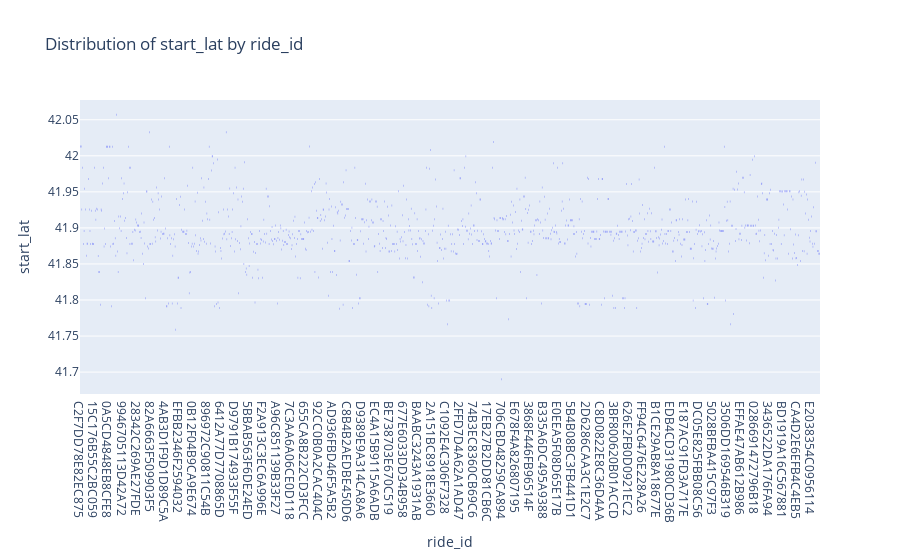
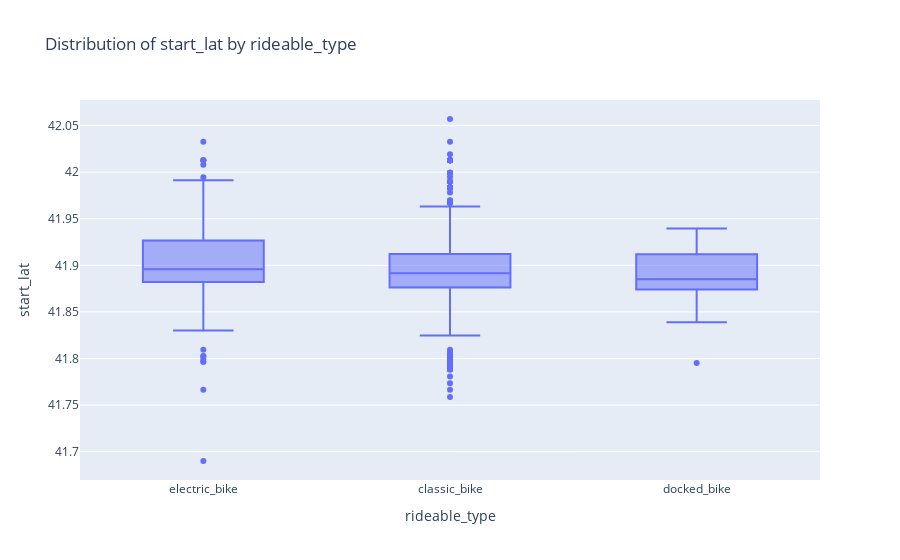

Write notebook code for charts like these, in order.
### Markdown cell above
## 7. Summary Statistics by Category (if applicable)
If categorical variables are present, let's analyze numerical variables across categories.

### Code cell
# Identify categorical columns
categorical_cols = df.select_dtypes(include=['object']).columns

if len(categorical_cols) > 0:
    # For each categorical column, create summary statistics
    for cat_col in categorical_cols:
        # Create summary statistics
        summary = df.groupby(cat_col)[numerical_cols[:3]].agg(['mean', 'std', 'count'])
        print(f"\nSummary Statistics by {cat_col}:")
        display(summary)
        
        # Create box plots
        fig = px.box(df, x=cat_col, y=numerical_cols[0],
                    title=f'Distribution of {numerical_cols[0]} by {cat_col}')
        fig.show()

### Figure 1 — Plotly figure (JSON) as saved in the notebook; plotly's stock layout.template omitted (floating-point values rounded to 4 significant figures; data arrays with more than 128 entries replaced by an {"elided": "..."} marker saying what was removed)
{"data": [{"alignmentgroup": "True", "hovertemplate": "ride_id=%{x}<br>start_lat=%{y}<extra></extra>", "legendgroup": "", "marker": {"color": "#636efa"}, "name": "", "notched": false, "offsetgroup": "", "orientation": "v", "showlegend": false, "type": "box", "x": {"elided": "1000 str values"}, "x0": " ", "xaxis": "x", "y": {"elided": "1000 float values"}, "y0": " ", "yaxis": "y"}], "layout": {"boxmode": "group", "legend": {"tracegroupgap": 0}, "title": {"text": "Distribution of start_lat by ride_id"}, "xaxis": {"anchor": "y", "domain": [0, 1], "title": {"text": "ride_id"}}, "yaxis": {"anchor": "x", "domain": [0, 1], "title": {"text": "start_lat"}}}}

### Figure 2 — Plotly figure (JSON) as saved in the notebook; plotly's stock layout.template omitted (floating-point values rounded to 4 significant figures; data arrays with more than 128 entries replaced by an {"elided": "..."} marker saying what was removed)
{"data": [{"alignmentgroup": "True", "hovertemplate": "rideable_type=%{x}<br>start_lat=%{y}<extra></extra>", "legendgroup": "", "marker": {"color": "#636efa"}, "name": "", "notched": false, "offsetgroup": "", "orientation": "v", "showlegend": false, "type": "box", "x": {"elided": "1000 str values"}, "x0": " ", "xaxis": "x", "y": {"elided": "1000 float values"}, "y0": " ", "yaxis": "y"}], "layout": {"boxmode": "group", "legend": {"tracegroupgap": 0}, "title": {"text": "Distribution of start_lat by rideable_type"}, "xaxis": {"anchor": "y", "domain": [0, 1], "title": {"text": "rideable_type"}}, "yaxis": {"anchor": "x", "domain": [0, 1], "title": {"text": "start_lat"}}}}
